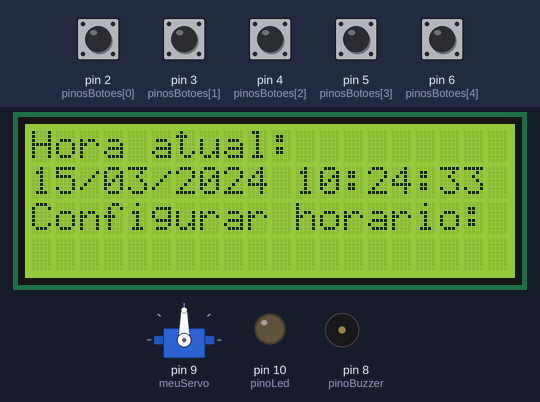
Bench run of a sketch on a simulated Arduino Uno, built with avr-gcc and run on an emulated ATmega328P. On the bench: servo, 20×4 character LCD, output pins drawn as LEDs (lit = HIGH), buzzer (waves = sounding, pin HIGH). The test bench sets the inputs (shaded band); at power-on: pin 2 (pinosBotoes[0]), pin 3 (pinosBotoes[1]), pin 4 (pinosBotoes[2]), pin 5 (pinosBotoes[3]), pin 6 (pinosBotoes[4]) HIGH. The local clock reads 2024-03-15 10:24:30 at power-on unless the sketch sets it; what the sketch prints to the serial monitor is not drawn.

Above: at 3.3 s.
3.4 s: pin 5 (pinosBotoes[3]) pulled LOW for 0.15 s
At 3.8 s:
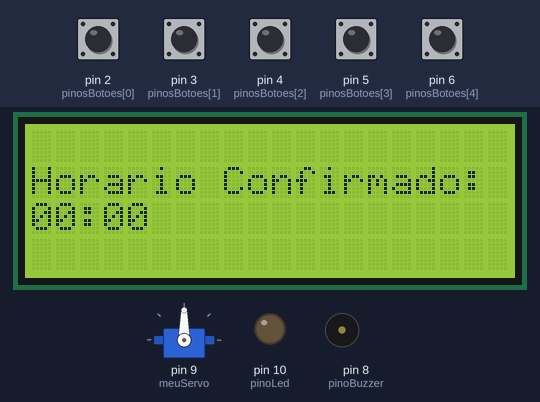
6.5 s: pin 6 (pinosBotoes[4]) pulled LOW for 0.15 s
At 7.3 s:
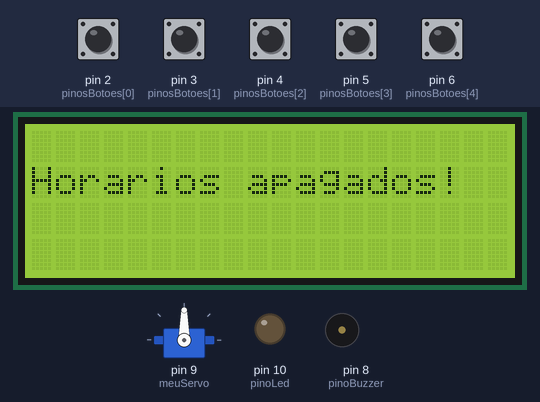
9.6 s: pin 2 (pinosBotoes[0]) pulled LOW for 1 s
At 10.6 s:
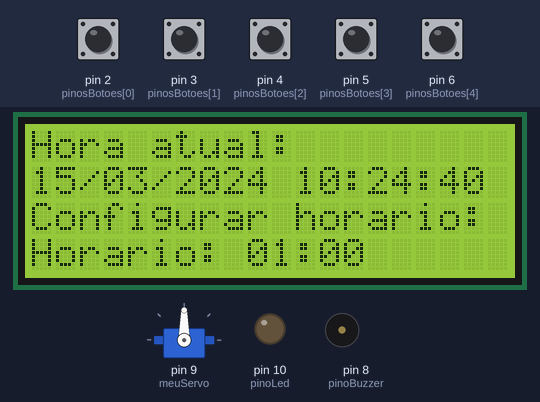
12.1 s: pin 3 (pinosBotoes[1]) pulled LOW for 0.15 s
At 13.8 s:
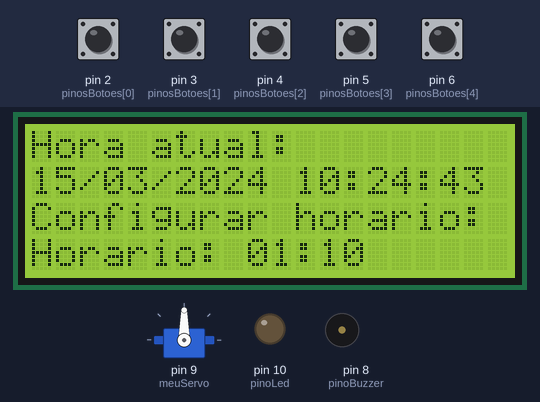
14.5 s: pin 4 (pinosBotoes[2]) pulled LOW for 0.15 s
At 15.3 s:
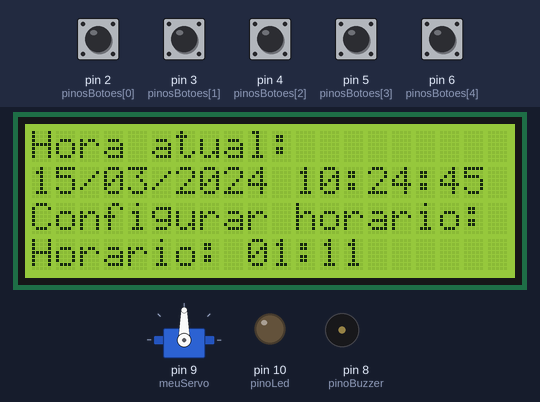
16.5 s: pin 2 (pinosBotoes[0]) pulled LOW for 0.15 s
At 17.8 s:
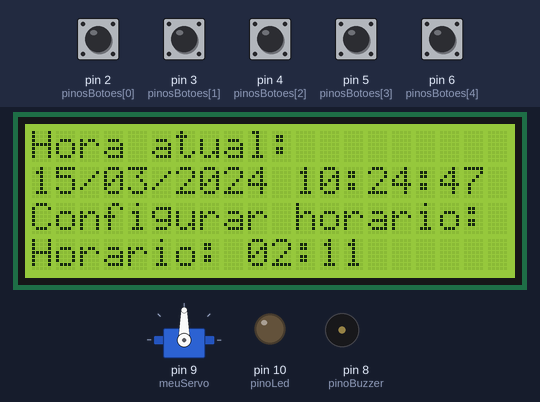
Timing chart, 0 to 19.5 s (numbered marks = the images above; inputs shaded):
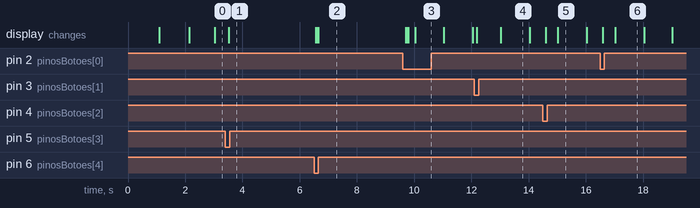

Measured:
- after the input at 3.4 s, the display: changes after 0.11 s (image 1)
- after the input at 6.5 s, the display: first differs from a run without the input after 0.15 s (image 2)
- what the display in image 4 shows lasts 1.0 s, from 13.0 s to 14.0 s

The sketch:

medicine-dispenser.ino
```cpp
#include <Wire.h>
#include <RTClib.h>
#include <LiquidCrystal_I2C.h>
#include <Servo.h>

RTC_DS1307 rtc;
LiquidCrystal_I2C lcd(0x27, 20, 4);
Servo meuServo;

const int pinosBotoes[] = {2, 3, 4, 5, 6};
const int numBotoes = 5;

const int pinoBuzzer = 8;
const int pinoLed = 10;
bool alertaAtivo = false;
unsigned long inicioAlerta = 0;

int hora = 0;
int dezenaMinuto = 0;
int unidadeMinuto = 0;

bool estadosBotoes[numBotoes] = {false, false, false, false, false};
bool ultimosEstadosBotoes[numBotoes] = {true, true, true, true, true};
unsigned long ultimaLeituraDebounce[numBotoes] = {0, 0, 0, 0, 0};
const unsigned long atrasoDebounce = 50;

bool horarioConfirmado = false;
int horaConfirmada = 0;
int dezenaMinutoConfirmada = 0;
int unidadeMinutoConfirmada = 0;

const int maxHorarios = 3;
int horariosRegistrados[maxHorarios][3];
bool horariosDisparados[maxHorarios] = {false, false, false};
int numHorariosRegistrados = 0;

bool displayConfigurado = false;
unsigned long tempoConfirmacao = 0;
unsigned long tempoPressionado = 0;

void setup() {
  Serial.begin(9600);

  if (!rtc.begin()) {
    Serial.println("RTC não encontrado!");
    while (1);
  }

  if (!rtc.isrunning()) {
    Serial.println("RTC não está funcionando, configurando a data e hora!");
    rtc.adjust(DateTime(F(__DATE__), F(__TIME__)));
  }

  meuServo.attach(9);
  delay(1000);

  lcd.init();
  lcd.backlight();

  lcd.clear();
  lcd.setCursor(0, 0);
  lcd.print("Remedio 3000");
  lcd.setCursor(0, 1);
  lcd.print("iniciando...");
  delay(1000);

  for (int i = 0; i < numBotoes; i++) {
    pinMode(pinosBotoes[i], INPUT_PULLUP);
  }

  pinMode(pinoBuzzer, OUTPUT);
  pinMode(pinoLed, OUTPUT);

  lcd.clear();
  lcd.setCursor(0, 0);
  lcd.print("Hora atual:");
  lcd.setCursor(0, 2);
  lcd.print("Configurar horario:");
}

void loop() {
  atualizarHoraAtual();
  verificarBotoes();
  verificarAlarmes();
  if (alertaAtivo && (millis() - inicioAlerta >= 10000)) {
    desligarAlerta();
  }
}

void atualizarHoraAtual() {
  DateTime agora = rtc.now();
  char bufferHora[20];
  sprintf(bufferHora, "%02d/%02d/%04d %02d:%02d:%02d", agora.day(), agora.month(), agora.year(), agora.hour(), agora.minute(), agora.second());
  lcd.setCursor(0, 1);
  lcd.print(bufferHora);
}

void verificarBotoes() {
  for (int i = 0; i < numBotoes; i++) {
    bool leitura = digitalRead(pinosBotoes[i]) == LOW;

    if (leitura != ultimosEstadosBotoes[i]) {
      ultimaLeituraDebounce[i] = millis();
    }

    if ((millis() - ultimaLeituraDebounce[i]) > atrasoDebounce) {
      if (leitura != estadosBotoes[i]) {
        estadosBotoes[i] = leitura;

        if (estadosBotoes[i]) {
          tratarPressionamentoBotao(i);
        }
      }
    }

    ultimosEstadosBotoes[i] = leitura;
  }
}

void tratarPressionamentoBotao(int indiceBotao) {
  Serial.print("Botão ");
  Serial.print(indiceBotao);
  Serial.println(" pressionado.");

  switch (indiceBotao) {
    case 0:
      incrementarHora();
      break;
    case 1:
      incrementarDezenaMinuto();
      break;
    case 2:
      incrementarUnidadeMinuto();
      break;
    case 3:
      confirmarHorario();
      break;
    case 4:
      apagarHorarios();
      break;
  }

  atualizarHorarioConfigurado();
}

void incrementarHora() {
  hora++;
  if (hora > 23) hora = 0;
  Serial.print("Botão 1 pressionado. Hora: ");
  Serial.println(hora);
}

void incrementarDezenaMinuto() {
  dezenaMinuto++;
  if (dezenaMinuto > 5) dezenaMinuto = 0;
  Serial.print("Botão 2 pressionado. Dezena de Minuto: ");
  Serial.println(dezenaMinuto);
}

void incrementarUnidadeMinuto() {
  unidadeMinuto++;
  if (unidadeMinuto > 9) unidadeMinuto = 0;
  Serial.print("Botão 3 pressionado. Unidade de Minuto: ");
  Serial.println(unidadeMinuto);
}

void confirmarHorario() {
  if (numHorariosRegistrados < maxHorarios) {
    horarioConfirmado = true;
    horaConfirmada = hora;
    dezenaMinutoConfirmada = dezenaMinuto;
    unidadeMinutoConfirmada = unidadeMinuto;

    horariosRegistrados[numHorariosRegistrados][0] = horaConfirmada;
    horariosRegistrados[numHorariosRegistrados][1] = dezenaMinutoConfirmada;
    horariosRegistrados[numHorariosRegistrados][2] = unidadeMinutoConfirmada;
    horariosDisparados[numHorariosRegistrados] = false;
    numHorariosRegistrados++;

    Serial.print("Botão 4 pressionado. Horário Confirmado: ");
    Serial.print(horaConfirmada);
    Serial.print(":");
    Serial.print(dezenaMinutoConfirmada);
    Serial.println(unidadeMinutoConfirmada);
    displayConfigurado = true;
    tempoConfirmacao = millis();
    tempoPressionado = millis();

    exibirMensagemConfirmacao();
  } else {
    exibirMensagemErro();
  }
}

void apagarHorarios() {
  numHorariosRegistrados = 0;
  lcd.clear();
  lcd.setCursor(0, 1);
  lcd.print("Horarios apagados!");
  delay(3000);
  lcd.clear();
  lcd.setCursor(0, 0);
  lcd.print("Hora atual:");
  lcd.setCursor(0, 2);
  lcd.print("Configurar horario:");
  Serial.println("Botão 5 pressionado. Todos os horários programados foram apagados.");
}

void atualizarHorarioConfigurado() {
  lcd.setCursor(0, 3);
  lcd.print("Horario: ");
  char bufferHora[6];
  sprintf(bufferHora, "%02d:%02d", hora, dezenaMinuto * 10 + unidadeMinuto);
  lcd.print(bufferHora);
}

void exibirMensagemConfirmacao() {
  lcd.clear();
  lcd.setCursor(0, 1);
  lcd.print("Horario Confirmado:");
  lcd.setCursor(0, 2);
  char bufferConfirmacaoHora[6];
  sprintf(bufferConfirmacaoHora, "%02d:%02d", horaConfirmada, dezenaMinutoConfirmada * 10 + unidadeMinutoConfirmada);
  lcd.print(bufferConfirmacaoHora);
  delay(3000);
  lcd.clear();
  lcd.setCursor(0, 0);
  lcd.print("Hora atual:");
  lcd.setCursor(0, 2);
  lcd.print("Configurar horario:");
}

void exibirMensagemErro() {
  lcd.clear();
  lcd.setCursor(0, 1);
  lcd.print("Erro: Max horarios");
  lcd.setCursor(0, 2);
  lcd.print("registrados atingido.");
  delay(3000);
  lcd.clear();
  lcd.setCursor(0, 0);
  lcd.print("Hora atual:");
  lcd.setCursor(0, 2);
  lcd.print("Configurar horario:");
}

void verificarAlarmes() {
  DateTime agora = rtc.now();
  int horaAtual = agora.hour();
  int minutoAtual = agora.minute();

  for (int i = 0; i < numHorariosRegistrados; i++) {
    if (horariosRegistrados[i][0] == horaAtual &&
        horariosRegistrados[i][1] == minutoAtual / 10 &&
        horariosRegistrados[i][2] == minutoAtual % 10) {
      if (!alertaAtivo && !horariosDisparados[i]) {
        acionarAlerta();
        horariosDisparados[i] = true;
      }
    }
  }
}

void acionarAlerta() {
  digitalWrite(pinoBuzzer, HIGH);
  digitalWrite(pinoLed, HIGH);
  alertaAtivo = true;
  inicioAlerta = millis();
  Serial.println("Alerta acionado.");
  girarServo();
}

void desligarAlerta() {
  digitalWrite(pinoBuzzer, LOW);
  digitalWrite(pinoLed, LOW);
  alertaAtivo = false;
  pararServo();
  Serial.println("Alerta desligado.");
}

void girarServo() {
  meuServo.write(100);
  delay(1000);
  pararServo();
}

void pararServo() {
  meuServo.write(90);
  Serial.println("Servo parado.");
}
```

index.cpp
```cpp

```
